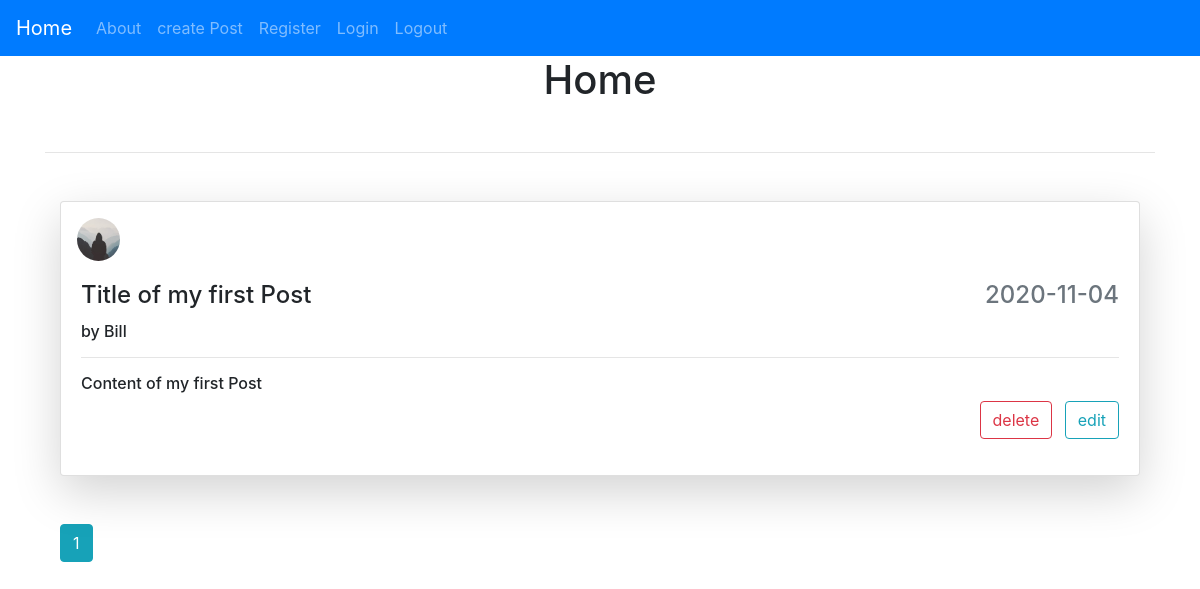
The page /home (signed in) on the database as committed earlier.
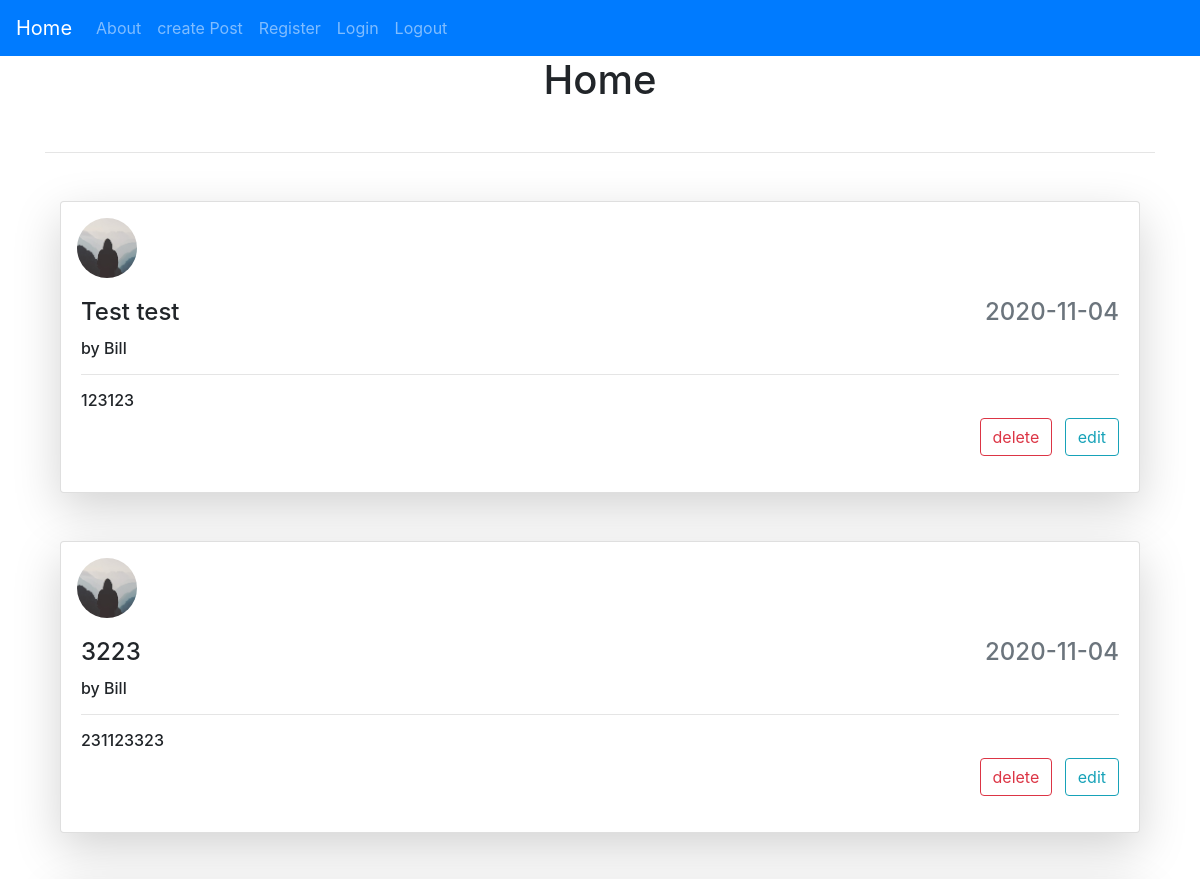
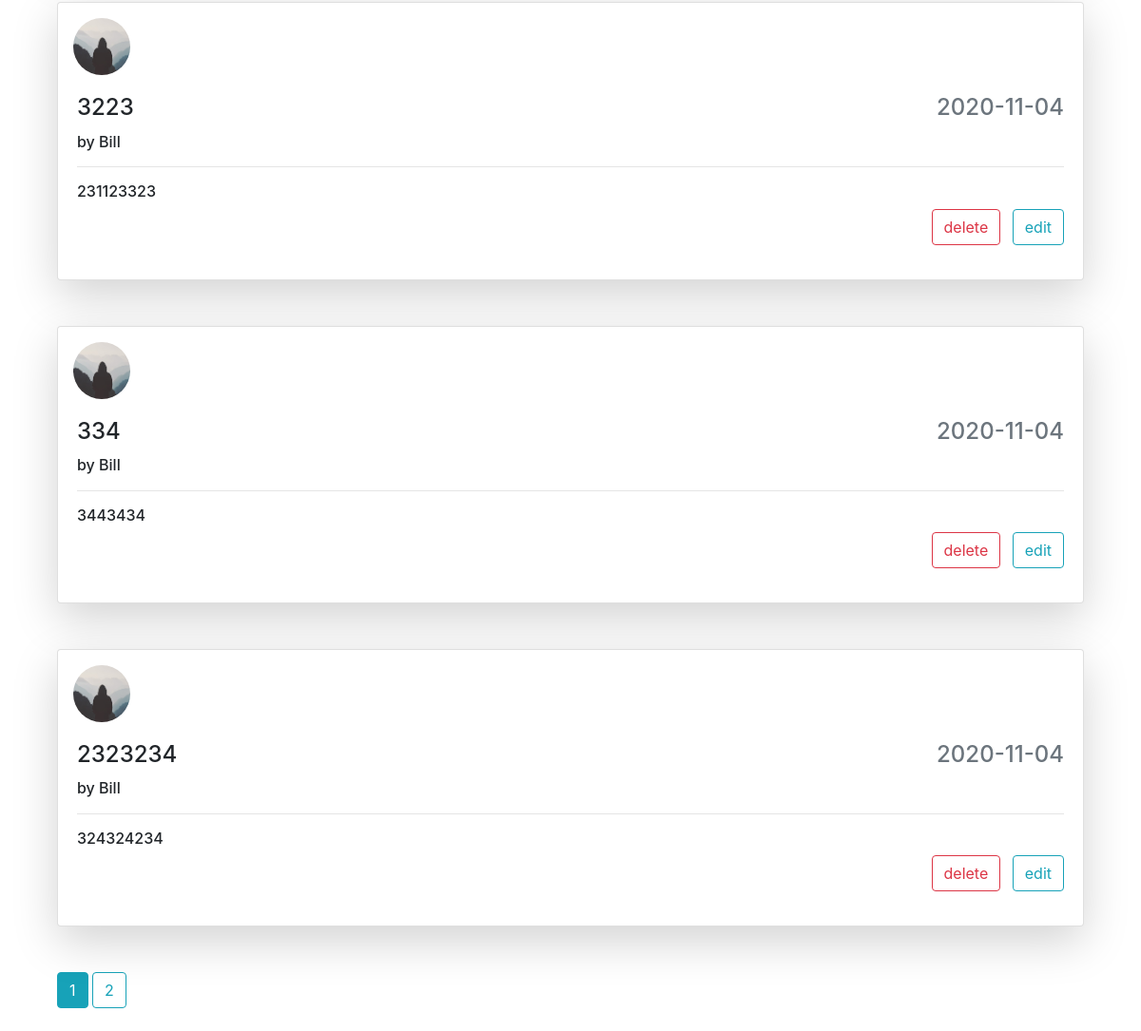
The same page on the database as committed later (2 pictures, top to bottom).
### flaskApp/models.py (models this page shows, shortened)
class Post(db.Model):
    id = db.Column(db.Integer, primary_key=True)
    title = db.Column(db.String(100), nullable=False)
    created_at = db.Column(db.DateTime, nullable=False,
                           default=datetime.utcnow)
    content = db.Column(db.Text, nullable=False)
    user_id = db.Column(db.Integer, db.ForeignKey("user.id"), nullable=False)

class User(db.Model,UserMixin):
    id = db.Column(db.Integer, primary_key=True)
    username = db.Column(db.String(20), unique=True, nullable=False)
    email = db.Column(db.String(120), unique=True, nullable=False)
    image_file = db.Column(db.String(20), nullable=False,
                           default="default.jpg")
    password = db.Column(db.String(60), nullable=False)
    posts = db.relationship("Post", backref="author", lazy=True)

### flaskApp/routes.py (the view)
@app.route("/")
@app.route("/home")
@login_required
def home():
    page = request.args.get("page",1,type=int)
    posts = Post.query.paginate(page=page,per_page=5)
    return render_template("home.html", title="Home", posts=posts)

### flaskApp/models.py (called while the page is built)
@login_manager.user_loader
def user_loader(user_id):
    return User.query.get(int(user_id))

### flaskApp/templates/home.html
{% extends "base.html" %}
{% block content %}
<div class="container">
    <h1 class="text-center mb-5">Home</h1>
    <hr/>
    <div class="container">
        {% for post in posts.items %}
        <div class="card bg-white rounded shadow-lg mt-5 mb-5">
            <img src="{{ url_for('static',filename='profile_pics/' + post.author.image_file) }}" class="card-img-top mt-3 ml-3 " style="max-width: 5vmin; border-radius: 50%;" alt="Profile Picture">
            <div class="card-body">
                <h4 class="card-title d-flex">{{ post.title }}<span class="ml-auto text-muted">{{ post.created_at.strftime('%Y-%m-%d') }}</span></h4>
                <h6>by {{ post.author.username }}</h6>
                <hr />
                <h6 class="card-text">{{ post.content }}</h6>
                <div class="form-group d-flex">
                    <div class="ml-auto">
                    <a class="btn btn-outline-danger" href="{{ url_for('delete_post',post_id=post.id) }}">delete</a>
                    <a class="btn btn-outline-info ml-2" href="{{ url_for('update_post',post_id=post.id) }}">edit</a>
                </div>
                </div>
            </div>
        </div>
        {% endfor %}
        {% for page_num in posts.iter_pages(left_edge=1,right_edge=1,left_current=1,right_current=2) %}
            {% if page_num %}
                {% if posts.page == page_num %}
                    <a class="btn btn-info mb-4" href="{{ url_for('home',page=page_num) }}">{{ page_num }}</a>
                {% else %}
                    <a class="btn btn-outline-info mb-4" href="{{ url_for('home', page=page_num) }}">{{ page_num }}</a>
                {% endif %}
               {% else %}
            ...
            {% endif %}
        {% endfor %}
    </div>
</div>
{% endblock %}

### flaskApp/templates/base.html (shortened to what this page needs)
<!DOCTYPE html>
<html lang="en">
<head>
    <link rel="stylesheet" href="https://cdn.jsdelivr.net/npm/bootstrap@4.5.3/dist/css/bootstrap.min.css">
    <link rel="stylesheet" href="{{ url_for('static',filename="style.css") }}" >
</head>
<body>
<div>
    <nav class="navbar navbar-expand-lg navbar-dark bg-primary">
        <a class="navbar-brand" href="{{ url_for('home') }}">Home</a>
           <ul class="navbar-nav">
            <li class="nav-item">
                <a class="nav-link" href="{{ url_for('about') }}">About</a>
            </li>
            <li class="nav-item">
                <a class="nav-link" href="{{ url_for('create_post') }}">create Post</a>
            </li>
            <li class="nav-item" >
                <a class="nav-link ml-auto" href="{{ url_for('register') }}">Register</a>
            </li>
            <li class="nav-item ">
                <a class="nav-link ml-auto" href="{{ url_for('login') }}">Login</a>
            </li>
            <li class="nav-item">
                <a class="nav-link" href="{{ url_for('logout') }}">Logout</a>
        </li>
        </ul>
    </nav>
    <div  style="height: 100vh; width:100vw">
    {% block content %}
    {% endblock %}
    </div>
    </div>
</body>
</html>

Rows that differ between the two databases and show on the page:
changed Post: title "Title of my first Post" → "Test test"; content "Content of my first Post" → "123123"
added Post: image_file (placeholder picture), title "3223", created_at "2020-11-04", author.username "Bill", content "231123323"
added Post: image_file (placeholder picture), title "3223", created_at "2020-11-04", author.username "Bill", content "231123323"
added Post: image_file (placeholder picture), title "334", created_at "2020-11-04", author.username "Bill", content "3443434"
added Post: image_file (placeholder picture), title "2323234", created_at "2020-11-04", author.username "Bill", content "324324234"
Other text that changed with them:
new list line: "2"
